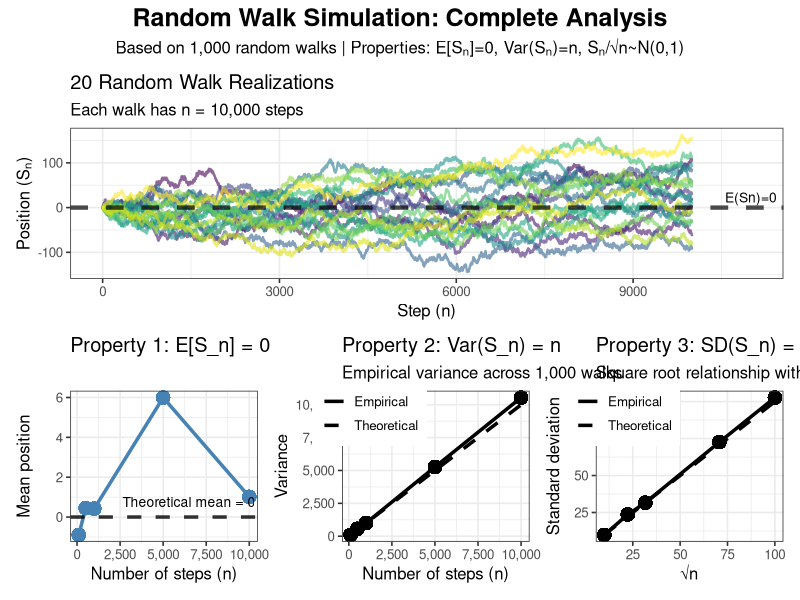
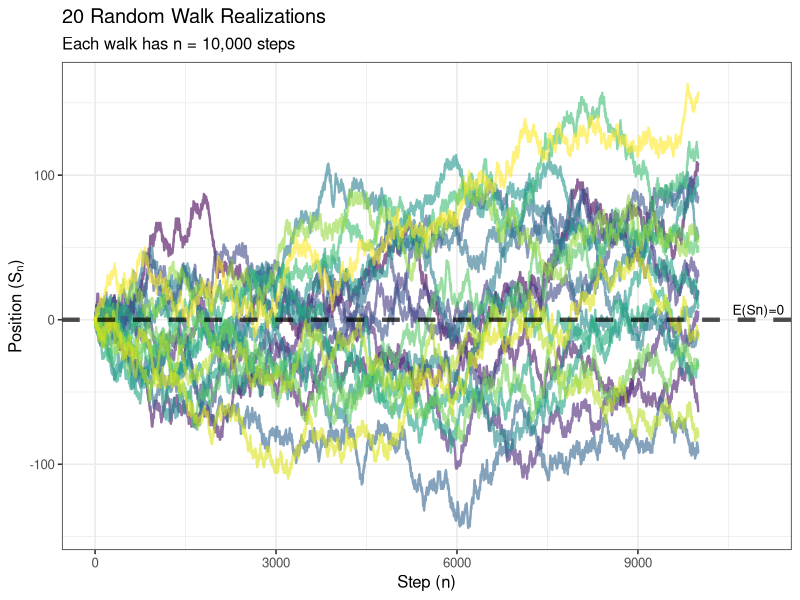
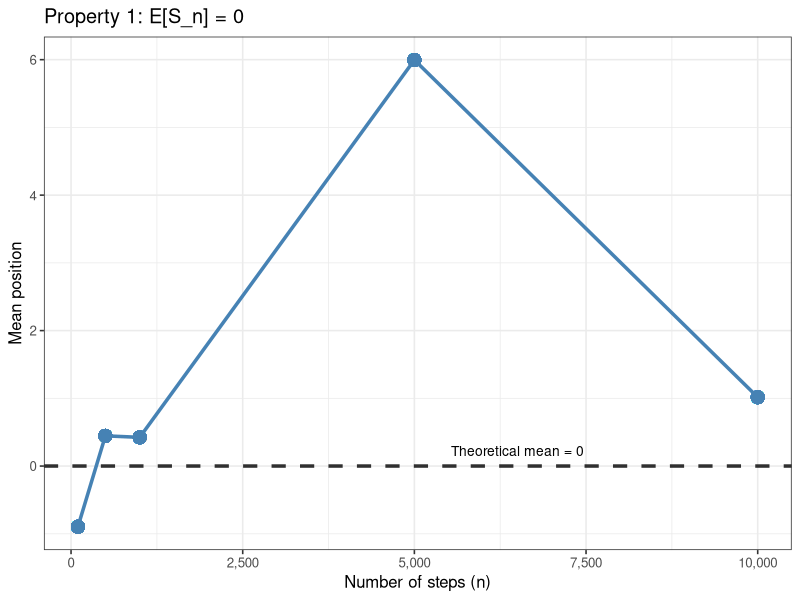
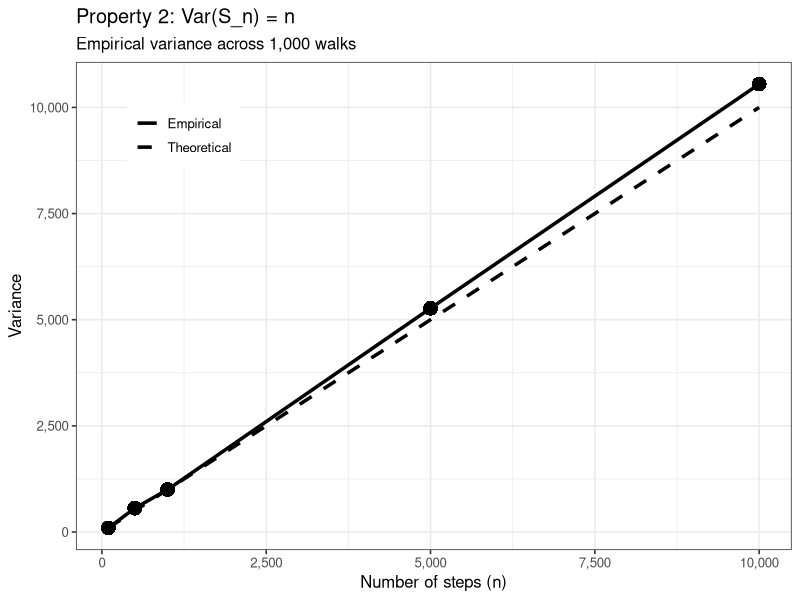
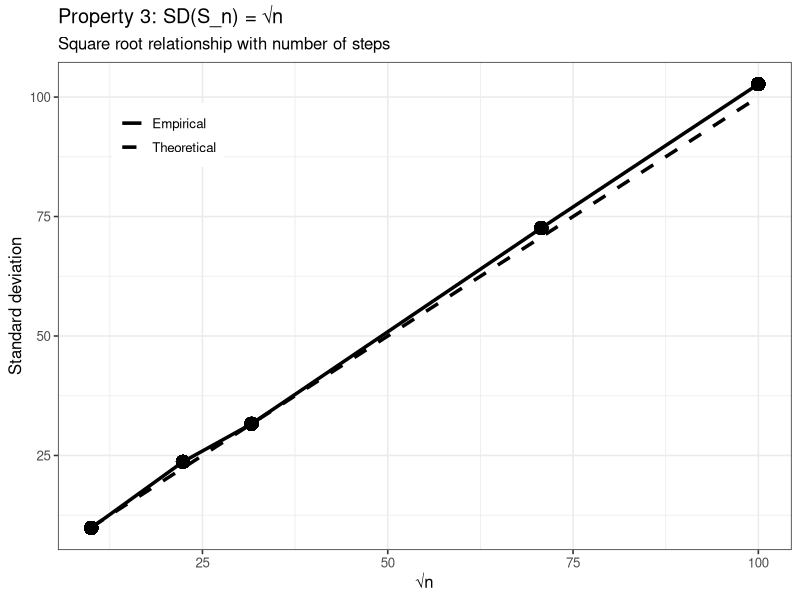
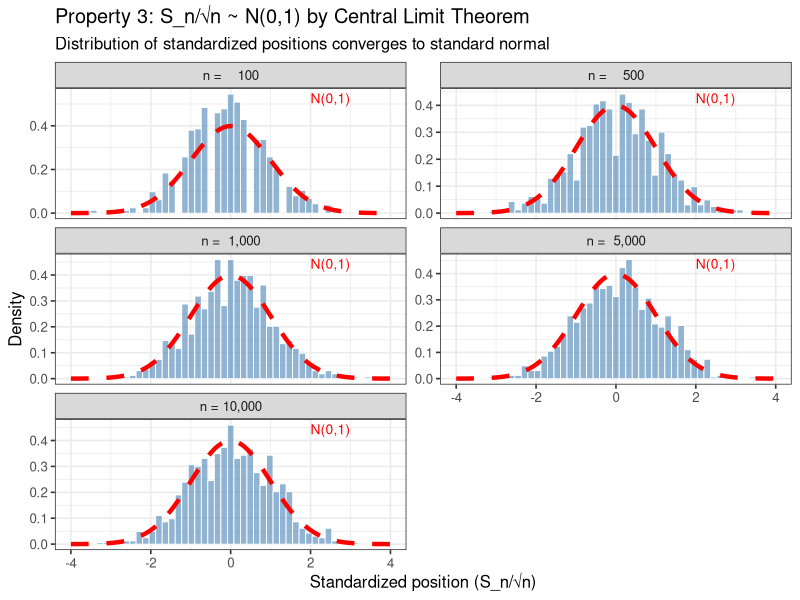
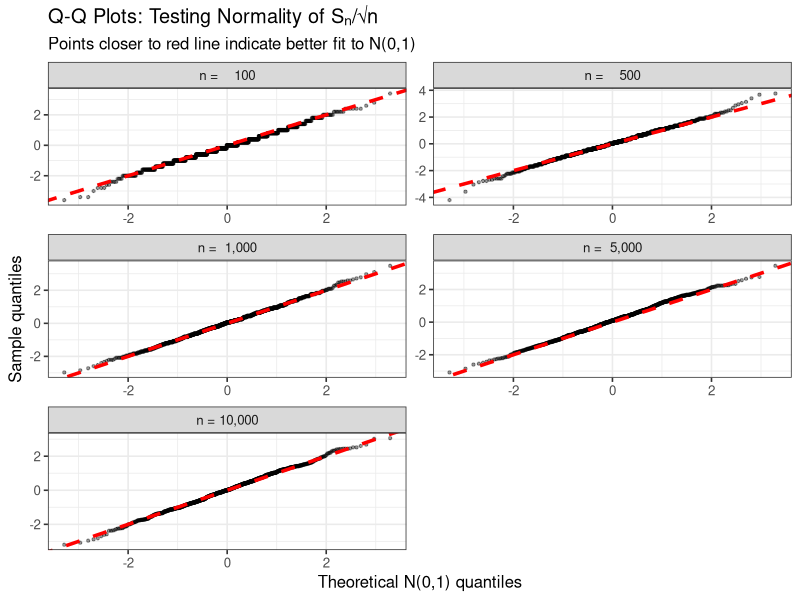
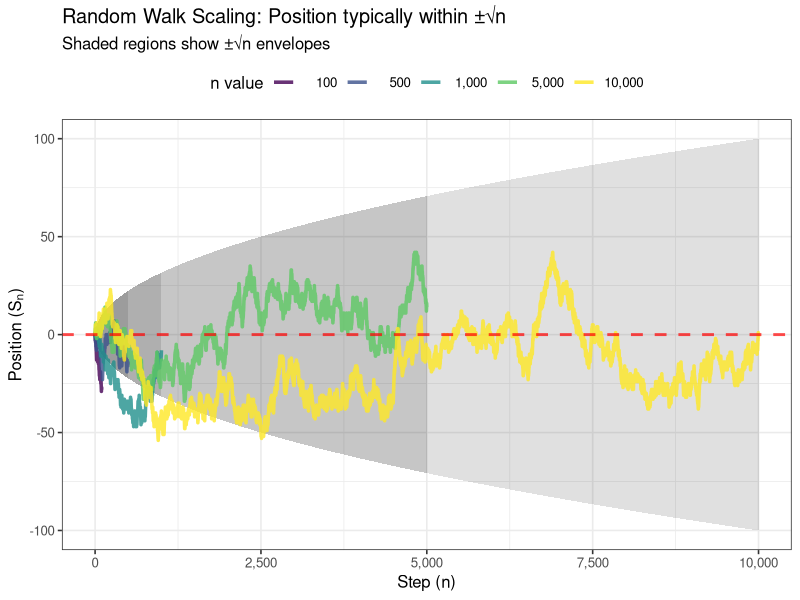

These charts were generated, in order, by the following R code:
# ============================================================================
# RANDOM WALK SIMULATION: Demonstrating Key Properties
# Using tidyverse paradigm
# ============================================================================

library(tidyverse)
library(patchwork)

# Set theme for all plots
theme_set(theme_bw(base_size = 12))

# Set seed for reproducibility
set.seed(29)

# Simulation parameters
n_walks <- 1000  # number of random walks to simulate
n_values <- c(100, 500, 1000, 5000, 10000)  # different step counts

cat("============================================================\n")
cat("RANDOM WALK SIMULATION\n")
cat("============================================================\n\n")

# ============================================================================
# Helper Functions
# ============================================================================

# Simulate a single random walk
simulate_walk <- function(n_steps, walk_id = 1) {
  steps <- sample(c(-1, 1), size = n_steps, replace = TRUE)
  
  tibble(
    walk_id = walk_id,
    step = 0:n_steps,
    position = c(0, cumsum(steps))
  )
}

# Simulate final positions for many walks
simulate_final_positions <- function(n, n_walks) {
  map_dfr(1:n_walks, function(i) {
    steps <- sample(c(-1, 1), size = n, replace = TRUE)
    tibble(
      n = n,
      walk_id = i,
      final_position = sum(steps)
    )
  })
}

# ============================================================================
# FIGURE 1: Sample Random Walk Paths
# ============================================================================

cat("Generating sample random walks...\n")

sample_walks <- map_dfr(1:20, ~simulate_walk(n_steps = 10000, walk_id = .x))

p1 <- sample_walks %>%
  ggplot(aes(x = step, y = position, group = walk_id, color = as.factor(walk_id))) +
  geom_line(alpha = 0.6, linewidth = 0.8) +
  geom_hline(yintercept = 0, color = "black", linetype = "dashed", 
             linewidth = 1.5, alpha = 0.7) +
  labs(
    title = "20 Random Walk Realizations",
    subtitle = "Each walk has n = 10,000 steps",
    x = "Step (n)",
    y = "Position (Sₙ)"
  ) +
  scale_color_viridis_d() +
  theme(legend.position = "none") +
  annotate("text", x = 11000, y = 0, label = "E(Sn)=0", 
           vjust = -0.5, color = "black", size = 3.5)

# Save individual plot
# gsaveave("random_walk_paths.png", p1, width = 12, height = 6, dpi = 300)
#cat("✓ Saved: random_walk_paths.png\n\n")

# ============================================================================
# Simulate Many Walks for Each n
# ============================================================================

cat("Simulating", n_walks, "walks for each step count...\n")

final_positions <- map_dfr(n_values, function(n) {
  cat(sprintf("  n = %s...\n", format(n, big.mark = ",")))
  simulate_final_positions(n, n_walks)
})

# ============================================================================
# Calculate Empirical Statistics
# ============================================================================

empirical_stats <- final_positions %>%
  group_by(n) %>%
  summarise(
    mean_position = mean(final_position),
    var_position = var(final_position),
    sd_position = sd(final_position),
    theoretical_var = n,
    theoretical_sd = sqrt(n),
    var_ratio = var_position / n,
    sd_ratio = sd_position / sqrt(n),
    .groups = "drop"
  )

# ============================================================================
# FIGURE 2: Property 1 - E[Sₙ] = 0
# ============================================================================

p2 <- empirical_stats %>%
  ggplot(aes(x = n, y = mean_position)) +
  geom_line(color = "steelblue", linewidth = 1.2) +
  geom_point(color = "steelblue", size = 4) +
  geom_hline(yintercept = 0, linetype = "dashed", color = "black", 
             linewidth = 1.2, alpha = 0.8) +
  labs(
    title = "Property 1: E[S_n] = 0",
    #subtitle = sprintf("Empirical mean across %s walks", format(n_walks, big.mark = ",")),
    x = "Number of steps (n)",
    y = "Mean position"
  ) +
  scale_x_continuous(labels = scales::comma) +
  # scale_y_continuous(limits = c(-1.50*min(unique(empirical_stats$mean_position)),
  #                               1.50*max(unique(empirical_stats$mean_position))
  #                               )
  #                    )+
  annotate("text", x = max(n_values) * 0.65, y = 0, 
           label = "Theoretical mean = 0", 
           vjust = -1, color = "black", size = 3.5)

# ============================================================================
# FIGURE 3: Property 2 - Var(Sₙ) = n
# ============================================================================

p3 <- empirical_stats %>%
  ggplot(aes(x = n)) +
  geom_line(aes(y = var_position, linetype = "Empirical"), 
            linewidth = 1.2, color = "black") +
  geom_point(aes(y = var_position), size = 4, color = "black") +
  geom_line(aes(y = theoretical_var, linetype = "Theoretical"), 
            linewidth = 1.2, color = "black") +
  labs(
    title = "Property 2: Var(S_n) = n",
    subtitle = sprintf("Empirical variance across %s walks", format(n_walks, big.mark = ",")),
    x = "Number of steps (n)",
    y = "Variance",
    linetype = NULL
  ) +
  scale_x_continuous(labels = scales::comma) +
  scale_y_continuous(labels = scales::comma) +
  scale_linetype_manual(values = c("Empirical" = "solid", "Theoretical" = "dashed")) +
  theme(legend.position = c(0.15, 0.85))

# ============================================================================
# FIGURE 4: Property 3 - SD(Sₙ) = √n
# ============================================================================

p4 <- empirical_stats %>%
  mutate(sqrt_n = sqrt(n)) %>%
  ggplot(aes(x = sqrt_n)) +
  geom_line(aes(y = sd_position, linetype = "Empirical"), 
            linewidth = 1.2, color = "black") +
  geom_point(aes(y = sd_position), size = 4, color = "black") +
  geom_line(aes(y = sqrt_n, linetype = "Theoretical"), 
            linewidth = 1.2, color = "black") +
  labs(
    title = "Property 3: SD(S_n) = √n",
    subtitle = "Square root relationship with number of steps",
    x = "√n",
    y = "Standard deviation",
    linetype = NULL
  ) +
  scale_linetype_manual(values = c("Empirical" = "solid", "Theoretical" = "dashed")) +
  theme(legend.position = c(0.15, 0.85))
# Combine three property plots
properties_layout <- p2 | p3 | p4
properties_combined <- properties_layout +
  plot_annotation(
    title = "Random Walk Simulation: Key Properties",
    subtitle = sprintf("Based on %s random walks", format(n_walks, big.mark = ",")),
    theme = theme(
      plot.title = element_text(size = 16, face = "bold", hjust = 0.5),
      plot.subtitle = element_text(size = 12, hjust = 0.5)
    )
  )

#ggsaveave("random_walk_properties.png", properties_combined,        width = 16, height = 5, dpi = 300)
#cat("✓ Saved: random_walk_properties.png\n")

# ============================================================================
# FIGURE 5: Central Limit Theorem - Distributions
# ============================================================================

cat("Creating CLT visualizations...\n")

standardized_positions <- final_positions %>%
  mutate(
    standardized = final_position / sqrt(n),
    n_label = paste0("n = ", format(n, big.mark = ","))
  ) %>%
  mutate(n_label = factor(n_label, levels = paste0("n = ", format(n_values, big.mark = ","))))

p5 <- standardized_positions %>%
  ggplot(aes(x = standardized)) +
  geom_histogram(aes(y = after_stat(density)), 
                 bins = 50, fill = "steelblue", alpha = 0.6, 
                 color = "white", linewidth = 0.3) +
  stat_function(fun = dnorm, args = list(mean = 0, sd = 1),
                color = "red", linewidth = 1.5, linetype = "dashed") +
  facet_wrap(~n_label, ncol = 2, scales = "free_y") +
  labs(
    title = "Property 3: S_n/√n ~ N(0,1) by Central Limit Theorem",
    subtitle = "Distribution of standardized positions converges to standard normal",
    x = "Standardized position (S_n/√n)",
    y = "Density"
  ) +
  xlim(-4, 4) +
  annotate("text", x = 2.5, y = Inf, label = "N(0,1)", 
           color = "red", vjust = 1.5, size = 3.5)

#ggsaveave("random_walk_clt_distributions.png", p5, width = 12, height = 10, dpi = 300)
cat("✓ Saved: random_walk_clt_distributions.png\n")

# ============================================================================
# FIGURE 6: Q-Q Plots for Normality
# ============================================================================

# Create Q-Q plot data
qq_data <- standardized_positions %>%
  group_by(n, n_label) %>%
  arrange(standardized) %>%
  mutate(
    theoretical_quantile = qnorm(ppoints(n())),
    sample_quantile = standardized
  ) %>%
  ungroup()

p6 <- qq_data %>%
  ggplot(aes(x = theoretical_quantile, y = sample_quantile)) +
  geom_point(alpha = 0.4, color = "black", size = 0.8) +
  geom_abline(slope = 1, intercept = 0, color = "red", 
              linetype = "dashed", linewidth = 1.2) +
  facet_wrap(~n_label, ncol = 2, scales = "free") +
  labs(
    title = "Q-Q Plots: Testing Normality of Sₙ/√n",
    subtitle = "Points closer to red line indicate better fit to N(0,1)",
    x = "Theoretical N(0,1) quantiles",
    y = "Sample quantiles"
  ) 
# +
#   coord_equal()

#ggsaveave("random_walk_qq_plots.png", p6, width = 12, height = 10, dpi = 300)
#cat("✓ Saved: random_walk_qq_plots.png\n")

# ============================================================================
# FIGURE 7: Scaling Visualization
# ============================================================================

cat("Creating scaling visualization...\n")

# Simulate walks for visualization
scaling_walks <- map_dfr(n_values, function(n) {
  walk <- simulate_walk(n, walk_id = n)
  walk %>%
    mutate(
      n_max = n,
      n_label = format(n, big.mark = ","),
      sqrt_n_upper = sqrt(step),
      sqrt_n_lower = -sqrt(step)
    )
})

p7 <- scaling_walks %>%
  ggplot(aes(x = step, y = position)) +
  geom_ribbon(aes(ymin = sqrt_n_lower, ymax = sqrt_n_upper, 
                  group = n_max
                  #, fill = as.factor(n_max)
                  ), 
              alpha = 0.15) +
  geom_line(aes(color = as.factor(n_max), group = n_max), 
            linewidth = 1.2, alpha = 0.8) +
  geom_hline(yintercept = 0, color = "red", linetype = "dashed", 
             linewidth = 1, alpha = 0.7) +
  labs(
    title = "Random Walk Scaling: Position typically within ±√n",
    subtitle = "Shaded regions show ±√n envelopes",
    x = "Step (n)",
    y = "Position (Sₙ)",
    color = "n value",
    fill = "n value"
  ) +
  scale_color_viridis_d(labels = function(x) format(as.numeric(x), big.mark = ",")) +
  scale_fill_viridis_d(labels = function(x) format(as.numeric(x), big.mark = ",")) +
  scale_x_continuous(labels = scales::comma) +
  theme(legend.position = "top")

#ggsaveave("random_walk_scaling.png", p7, width = 12, height = 7, dpi = 300)
#cat("✓ Saved: random_walk_scaling.png\n")

# ============================================================================
# COMPREHENSIVE SUMMARY TABLE
# ============================================================================

cat("\n============================================================\n")
cat("SUMMARY STATISTICS\n")
cat("============================================================\n")

summary_table <- empirical_stats %>%
  select(n, mean_position, var_position, theoretical_var, var_ratio,
         sd_position, theoretical_sd, sd_ratio) %>%
  mutate(across(where(is.numeric), ~round(.x, 3)))

print(summary_table, n = Inf)

# ============================================================================
# KEY INSIGHTS
# ============================================================================

cat("\n============================================================\n")
cat("KEY INSIGHTS\n")
cat("============================================================\n")

cat(sprintf("1. Mean positions: range from %.3f to %.3f\n",
            min(empirical_stats$mean_position), 
            max(empirical_stats$mean_position)))
cat("   → Confirms E[Sₙ] ≈ 0\n\n")

cat(sprintf("2. Variance/n ratios: %.3f to %.3f\n",
            min(empirical_stats$var_ratio),
            max(empirical_stats$var_ratio)))
cat("   → Confirms Var(Sₙ) ≈ n\n\n")

cat(sprintf("3. SD/√n ratios: %.3f to %.3f\n",
            min(empirical_stats$sd_ratio),
            max(empirical_stats$sd_ratio)))
cat("   → Confirms SD(Sₙ) ≈ √n\n\n")

cat("4. Distributions of Sₙ/√n increasingly resemble N(0,1) as n grows\n")
cat("   → Demonstrates Central Limit Theorem\n")

# ============================================================================
# BONUS: Combined Summary Figure
# ============================================================================

cat("\nCreating combined summary figure...\n")

combined_layout <- (p1) / (p2 | p3 | p4) +
  plot_annotation(
    title = "Random Walk Simulation: Complete Analysis",
    subtitle = sprintf("Based on %s random walks | Properties: E[Sₙ]=0, Var(Sₙ)=n, Sₙ/√n~N(0,1)", 
                       format(n_walks, big.mark = ",")),
    theme = theme(
      plot.title = element_text(size = 18, face = "bold", hjust = 0.5),
      plot.subtitle = element_text(size = 12, hjust = 0.5)
    )
  )

#ggsaveave("random_walk_complete_summary.png", combined_layout, width = 16, height = 12, dpi = 300)
#cat("✓ Saved: random_walk_complete_summary.png\n")

# ============================================================================
# ADDITIONAL ANALYSIS: Convergence rates
# ============================================================================

cat("\nCalculating convergence rates...\n")

convergence_data <- final_positions %>%
  group_by(n) %>%
  summarise(
    # Kolmogorov-Smirnov test against N(0,1)
    ks_statistic = ks.test((final_position / sqrt(n)), "pnorm", 0, 1)$statistic,
    # Mean absolute deviation from 0
    mad_mean = mean(abs(final_position)),
    # Root mean square error for variance
    rmse_var = sqrt(mean((final_position^2 - n)^2)),
    .groups = "drop"
  )

cat("\n============================================================\n")
cat("CONVERGENCE DIAGNOSTICS\n")
cat("============================================================\n")
print(convergence_data, n = Inf)

cat("\n============================================================\n")
cat("✓ SIMULATION COMPLETE!\n")
cat("============================================================\n")
cat("\nAll plots have been saved to the working directory.\n")
cat("\nFiles created:\n")
cat("  - random_walk_paths.png\n")
cat("  - random_walk_properties.png\n")
cat("  - random_walk_clt_distributions.png\n")
cat("  - random_walk_qq_plots.png\n")
cat("  - random_walk_scaling.png\n")
cat("  - random_walk_complete_summary.png\n")